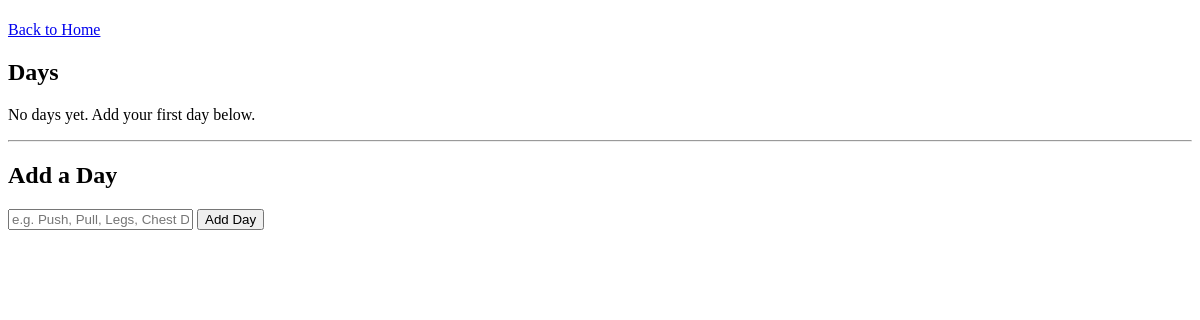
The app's page /split/2, older data.
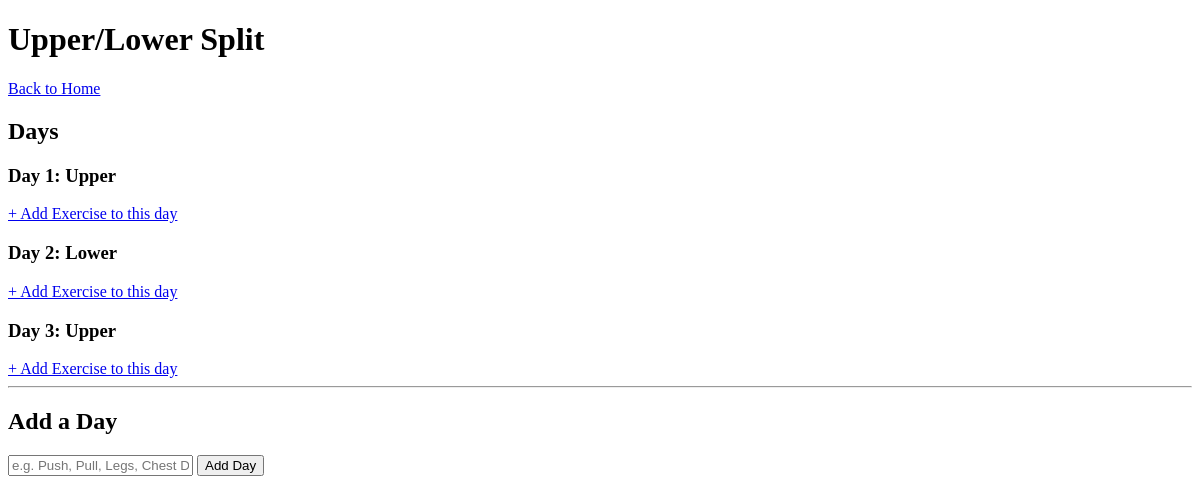
The same page, newer data.
### tables this page shows
CREATE TABLE workout_splits (
            id INTEGER PRIMARY KEY AUTOINCREMENT,
            name TEXT NOT NULL
        );

CREATE TABLE split_days (
            id INTEGER PRIMARY KEY AUTOINCREMENT,
            split_id INTEGER NOT NULL,
            day_name TEXT NOT NULL,
            day_order INTEGER NOT NULL,
            FOREIGN KEY (split_id) REFERENCES workout_splits(id)
        );

### app.py (the view)
@app.route("/split/<int:split_id>")
def view_split(split_id):
    conn = get_db()
    cursor = conn.cursor()
    cursor.execute("SELECT * FROM workout_splits WHERE id = ?", (split_id,))
    split = cursor.fetchone()
    cursor.execute(
        "SELECT * FROM split_days WHERE split_id = ? ORDER BY day_order",
        (split_id,)
    )
    days = cursor.fetchall()
    days_with_exercises = []
    for day in days:
        cursor.execute("""
            SELECT exercises.*, split_exercises.sets_count,
                   split_exercises.id as split_exercise_id
            FROM exercises
            JOIN split_exercises ON exercises.id = split_exercises.exercise_id
            WHERE split_exercises.split_day_id = ?
        """, (day["id"],))
        day_exercises = cursor.fetchall()
        days_with_exercises.append({
            "id": day["id"],
            "day_name": day["day_name"],
            "day_order": day["day_order"],
            "exercises": day_exercises
        })
    conn.close()
    return render_template("view_split.html", split=split, days=days_with_exercises)

### app.py (called while the page is built)
def get_db():
    conn = sqlite3.connect(DB_PATH)
    conn.row_factory = sqlite3.Row
    return conn

### templates/view_split.html (shortened to what this page needs)
<!DOCTYPE html>
<html lang="en">
<head>
</head>
<body>
    <h1>{{ split.name }}</h1>
    <a href="/">Back to Home</a>
    <h2>Days</h2>
    {% if days %}
        {% for day in days %}
            <div>
                <h3>Day {{ day.day_order }}: {{ day.day_name }}</h3>
                <a href="/split/{{ split.id }}/add-day-exercise/{{ day.id }}">+ Add Exercise to this day</a>
            </div>
        {% endfor %}
    {% else %}
        <p>No days yet. Add your first day below.</p>
    {% endif %}
    <hr>
    <h2>Add a Day</h2>
    <form action="/split/{{ split.id }}/add-day" method="POST">
        <input type="text" name="day_name" placeholder="e.g. Push, Pull, Legs, Chest Day" required>
        <button type="submit">Add Day</button>
    </form>
</body>
</html>

Row changes from the older to the newer data that the page shows:
added workout_splits: name "Upper/Lower Split"
added split_days: day_order "1", day_name "Upper"
added split_days: day_order "2", day_name "Lower"
added split_days: day_order "3", day_name "Upper"
Text that changed along with them:
text no longer shown: "No days yet. Add your first day below."
